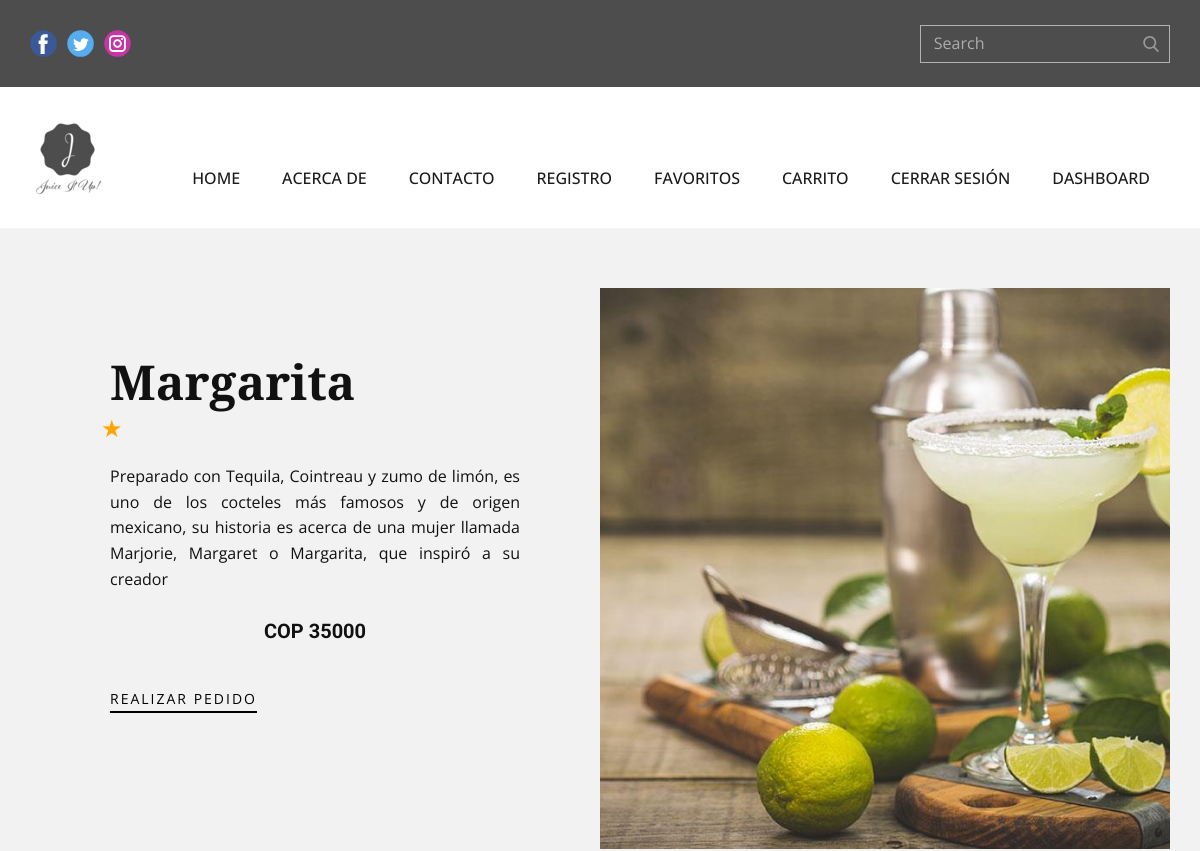
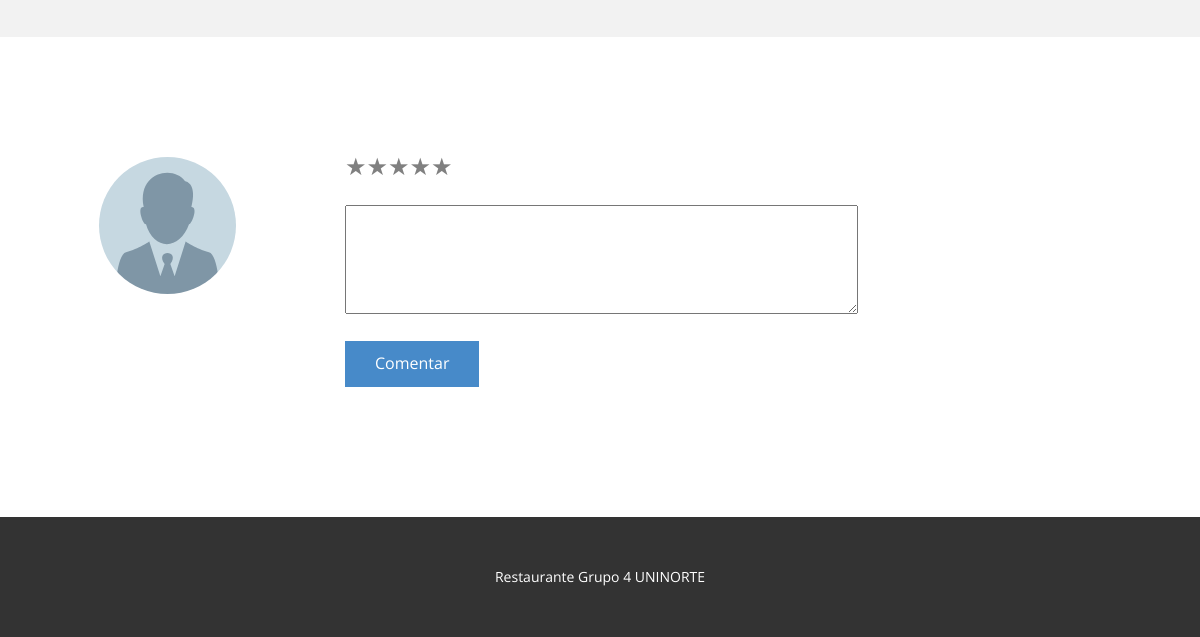
/detalle_plato/1/ (signed in), run on an earlier commit of the app's database (2 pictures, top to bottom).
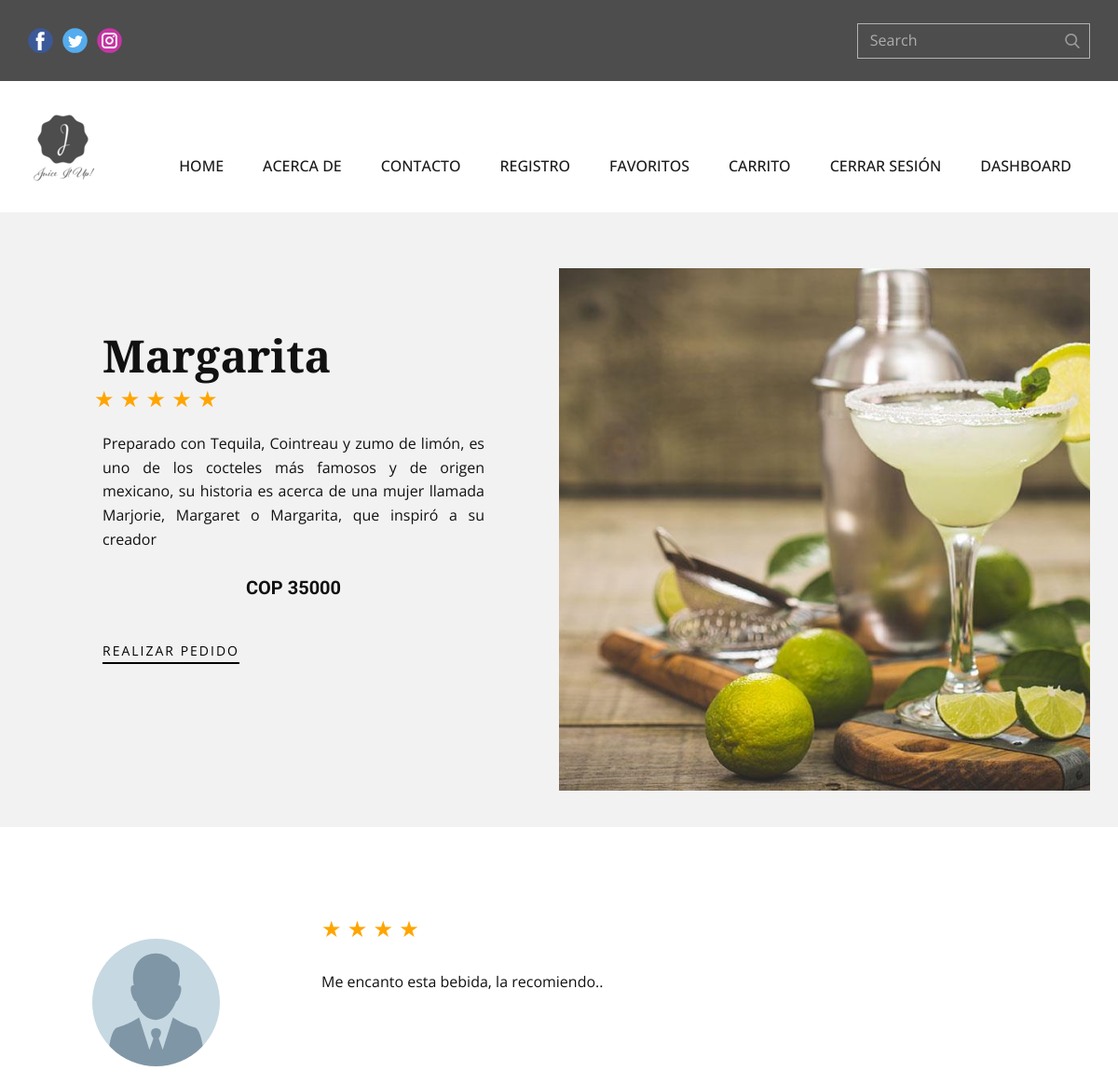
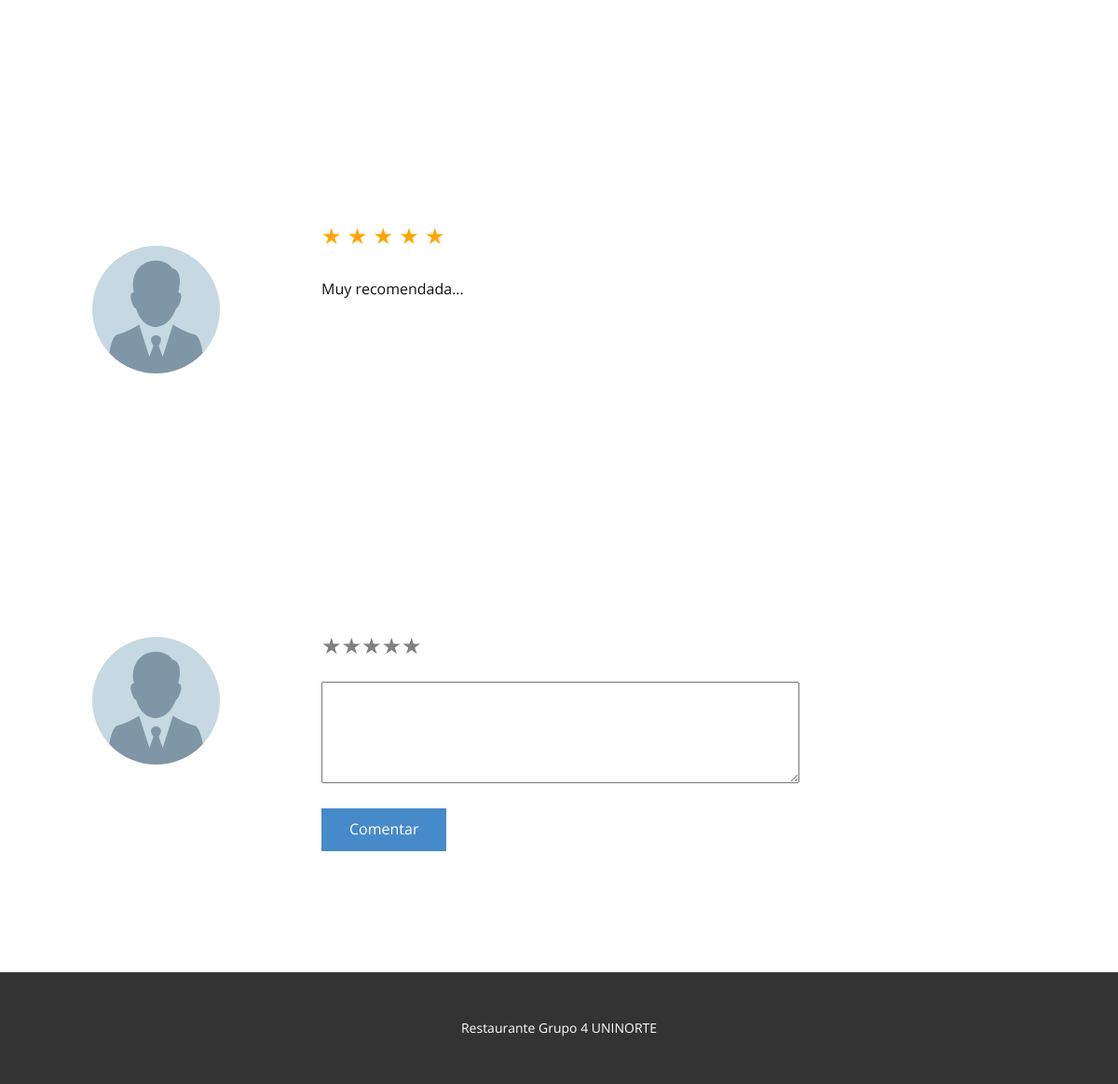
And on a later commit of the database (2 pictures, top to bottom).
### tables this page shows
CREATE TABLE bebidas (id INTEGER PRIMARY KEY NOT NULL, nombreBebida VARCHAR NOT NULL, descripcion TEXT NOT NULL, precio INTEGER NOT NULL, estado BOOLEAN DEFAULT (1), created_by DATE, updated_by DATE, urlField VARCHAR);

CREATE TABLE comentarios (id INTEGER PRIMARY KEY AUTOINCREMENT NOT NULL, bebidas_id INTEGER REFERENCES bebidas (id) ON DELETE CASCADE, usuario_id INTEGER REFERENCES usuarios (id) ON DELETE NO ACTION, mensaje TEXT, estado BOOLEAN DEFAULT (False), created_by DATE, update_by DATE, califi INTEGER);

### app.py (the view, shortened to what this page needs)
@app.route('/detalle_plato/<int:id>/', methods=["GET", "POST"])
def detalle_plato(id):
    if session:
        row = bebida_controller.get_bebida(id)
        rowCal = bebida_controller.get_calificaciones(id)
        total = 0
        num_registro = 0
        for r in rowCal:
            total += r[0]
            num_registro += 1
        if num_registro > 0:
            promedio = total/num_registro
        else:
            promedio = 0
        comentario = bebida_controller.get_comentarios()
        return render_template('detalle_plato.html', row = row, estrella = promedio, comentario = comentario)
    return redirect(url_for("login"))

### bebida_controller.py (called while the page is built)
def get_bebida(id):
    db = sqlconnection()
    db.row_factory=sqlite3.Row
    cur = db.cursor()
    statement = "SELECT * FROM bebidas WHERE id = ?;"
    cur.execute(statement, [id])
    row = cur.fetchall()
    return row

def get_calificaciones(bebida_id):
    db = sqlconnection()
    db.row_factory=sqlite3.Row
    cur = db.cursor()
    statement = "SELECT calificacion FROM calificaciones WHERE bebida_id = ?;"
    cur.execute(statement, [bebida_id])
    row = cur.fetchall()
    return row

def get_comentarios():
    db = sqlconnection()
    db.row_factory=sqlite3.Row
    cur = db.cursor()
    statement = "SELECT * FROM comentarios;"
    cur.execute(statement)
    row = cur.fetchall()
    return row

### db.py (called while the page is built)
def sqlconnection():
    conn = sqlite3.connect(database)
    return conn

### templates/detalle_plato.html (shortened to what the changed rows need)
{% extends "index.html" %}
{% block style %}
    <link rel="stylesheet" href="{{ url_for('static', filename='style/detalle_plato.css') }}" media="screen">
{% endblock style %}
{% block content %}
{% for r in row %}
    <section class="u-clearfix u-grey-5 u-section-1" id="sec-14a6">
      <div class="u-clearfix u-sheet u-sheet-1">
        <div class="u-clearfix u-expanded-width u-gutter-0 u-layout-spacing-top u-layout-wrap u-layout-wrap-1">
          <div class="u-layout">
            <div class="u-layout-row">
              <div class="u-align-left u-container-style u-layout-cell u-right-cell u-shape-rectangle u-size-30 u-layout-cell-1">
                <div class="u-container-layout u-valign-top-xs u-container-layout-1">
                  <h2 class="u-custom-font u-font-playfair-display u-text u-text-1">{{ r ["nombreBebida"] }}</h2>
                      {% if estrella <= 1 %}
                      <label style="color:orange;">★</label>
                      {% elif estrella > 1 and estrella <= 2 %}
                      <label style="color:orange;">★ ★</label>
                      {% elif estrella > 2 and estrella <= 3 %}
                      <label style="color:orange;">★ ★ ★</label>
                      {% elif estrella > 3 and estrella <= 4 %}
                      <label style="color:orange;">★ ★ ★ ★</label>
                      {% elif estrella > 4 and estrella <= 5 %}
                      <label style="color:orange;">★ ★ ★ ★ ★</label>
                      {% endif %}
                  <p class="u-text u-text-2" style="text-align:justify;">
                    {{ r ["descripcion"] }}
                  </p>
                  <h5 class="u-align-center u-text u-text-3">COP {{ r ["precio"] }}</h5>
                  <a href="{{ url_for('compra') }}" class="u-active-none u-align-left u-border-2 u-border-black u-btn u-btn-rectangle u-button-style u-hover-none u-none u-btn-1">REALIZAR PEDIDO</a>
                </div>
              </div>
              <div class="u-align-left u-container-style u-image u-layout-cell u-left-cell u-size-30 u-image-1" data-image-width="1200" data-image-height="650">
                <div class="u-container-layout" src=""></div>
              </div>
            </div>
          </div>
        </div>
      </div>
    </section>
    <section class="u-clearfix u-section-2" id="sec-ca17">
      <div class="u-clearfix u-sheet u-sheet-1">
        <div class="u-clearfix u-expanded-width u-gutter-0 u-layout-wrap u-layout-wrap-1">
          <div class="u-layout">
            <div class="u-layout-row">
            {% for c in comentario %}
              <div class="u-align-center u-container-style u-layout-cell u-left-cell u-size-15 u-layout-cell-1">
                <div class="u-container-layout u-container-layout-1">
                  <div alt="" class="u-image u-image-circle u-image-1" src="" data-image-width="100" data-image-height="100"></div>
                </div>
              </div>
              <div class="u-align-left u-container-style u-layout-cell u-right-cell u-size-45 u-layout-cell-2">
                <div class="u-container-layout u-valign-top-xs u-container-layout-2">
                    {% if c["califi"] <= 1 %}
                      <label style="color:orange;">★</label>
                      {% elif c["califi"] > 1 and c["califi"] <= 2 %}
                      <label style="color:orange;">★ ★</label>
                      {% elif c["califi"] > 2 and c["califi"] <= 3 %}
                      <label style="color:orange;">★ ★ ★</label>
                      {% elif c["califi"] > 3 and c["califi"] <= 4 %}
                      <label style="color:orange;">★ ★ ★ ★</label>
                      {% elif c["califi"] > 4 and c["califi"] <= 5 %}
                      <label style="color:orange;">★ ★ ★ ★ ★</label>
                    {% endif %}
                  <p class="u-text u-text-2">{{c["mensaje"]}}</p>
                </div>
              </div>
            {% endfor %}
          </div>
            <div class="u-layout-row">
              <div class="u-align-center u-container-style u-layout-cell u-left-cell u-size-15 u-layout-cell-1">
                <div class="u-container-layout u-container-layout-1">
                  <div alt="" class="u-image u-image-circle u-image-1" src="" data-image-width="256" data-image-height="256"></div>
                </div>
              </div>
              <div class="u-align-left u-container-style u-layout-cell u-right-cell u-size-45 u-layout-cell-2">
                <div class="u-container-layout u-valign-top-xs u-container-layout-2">
                  <form method="POST" action="{{ url_for('detalle_plato', id=r['id']) }}">
                  <p class="clasificacion">
                    <label for="radio1">★</label><label for="radio2">★</label><label for="radio3">★</label><label for="radio4">★</label><label for="radio5">★</label>
                  </p>
                  <textarea cols="60" rows="4" name="mensaje"></textarea>
                  <button type="submit" class="u-btn u-button-style u-btn-1">Comentar</button>
                </div>
              </div>
            </div>
          </div>
        </div>
      </div>
    </section>
    {% endfor %}
{% endblock content %}

What changed in the data, as far as the page shows it:
changed bebidas "Margarita": text "★" → "★ ★ ★ ★ ★"
added comentarios: mensaje "Me encanto esta bebida, la recomiendo.."
added comentarios: mensaje "Muy recomendada..."
